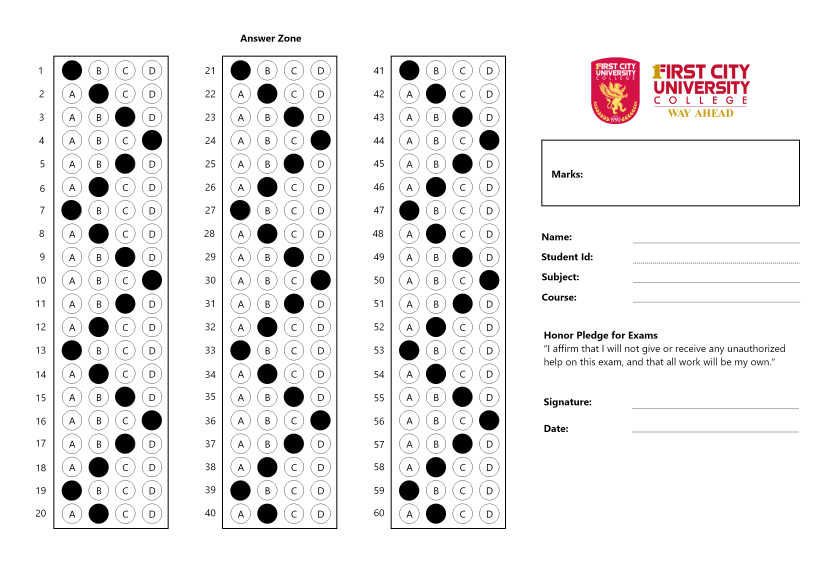
#> input picture OMR.png, 2480 x 1754 px (shown at 1/3 size)
$ python Test_Long_3.py
#> lines starting #> are read from the running program, lines starting #| are printed output that depends on the picture; after the words box and inside, x2 and y2 are one past the last pixel; in counts of white or black regions, pixels touching at a corner belong together
### utility_long.py
import cv2
import numpy as np

# 1. STACK ALL THE IMAGES IN ONE WINDOW (FIXED LOGIC)
def stackImages(imgArray,scale,lables=[]):
    rows = len(imgArray)
    cols = len(imgArray[0])
    rowsAvailable = isinstance(imgArray[0], list)
    width = imgArray[0][0].shape[1]
    height = imgArray[0][0].shape[0]
    if rowsAvailable:
        for x in range ( 0, rows):
            for y in range(0, cols):
                imgArray[x][y] = cv2.resize(imgArray[x][y], (0, 0), None, scale, scale)
                if len(imgArray[x][y].shape) == 2: imgArray[x][y]= cv2.cvtColor( imgArray[x][y], cv2.COLOR_GRAY2BGR)
        imageBlank = np.zeros((height, width, 3), np.uint8)
        hor = [imageBlank]*rows
        hor_con = [imageBlank]*rows
        for x in range(0, rows):
            hor[x] = np.hstack(imgArray[x])
            hor_con[x] = np.concatenate(imgArray[x])
        ver = np.vstack(hor)
        ver_con = np.concatenate(hor)
    else:
        for x in range(0, rows):
            imgArray[x] = cv2.resize(imgArray[x], (0, 0), None, scale, scale)
            if len(imgArray[x].shape) == 2: imgArray[x] = cv2.cvtColor(imgArray[x], cv2.COLOR_GRAY2BGR)
        hor= np.hstack(imgArray)
        hor_con= np.concatenate(imgArray)
        ver = hor
    if len(lables) != 0:
        eachImgWidth= int(ver.shape[1] / cols)
        eachImgHeight = int(ver.shape[0] / rows)
        #print(eachImgHeight)
        for d in range(0, rows):
            for c in range (0,cols):
                cv2.rectangle(ver,(c*eachImgWidth,eachImgHeight*d),(c*eachImgWidth+len(lables[d][c])*13+27,30+eachImgHeight*d),(255,255,255),cv2.FILLED)
                cv2.putText(ver,lables[d][c],(eachImgWidth*c+10,eachImgHeight*d+20),cv2.FONT_HERSHEY_COMPLEX,0.7,(255,0,255),2)
    return ver

# 2. IDENTIFY RECTANGLE CONTOURS
def rectContour(contours):

    rectCon = []     #CREATE NEW LIST
    max_area = 0

    # 2.1. LOOP THROUGH ALL CONTOURS
    for i in contours:
        area = cv2.contourArea(i)
        # print(area) # CHECK CONTOUR AREA

        if area > 50:
            peri = cv2.arcLength(i, True)
            approx = cv2.approxPolyDP(i, 0.02 * peri, True)
            # print("Corner Points: ", len(approx))
            if len(approx) == 4:
                # print(i)
                rectCon.append(i)
                # print(rectCon)
    # 2.2. REORDER AND SORT RECTCON, BASED ON OMR FORM
    rectCon = sorted(rectCon, key=cv2.contourArea,reverse=True) # reverse=True, sort in descending order (biggest to smallest)
    # print(len(rectCon))
    return rectCon

# 3. TBA
def reorder(myPoints):
    myPoints = myPoints.reshape((4, 2)) # REMOVE EXTRA BRACKET
    myPointsNew = np.zeros((4, 1, 2), np.int32) # NEW MATRIX WITH ARRANGED POINTS
    add = myPoints.sum(1)
    # print(myPoints)
    # print(add)
    myPointsNew[0] = myPoints[np.argmin(add)]  #[0,0]
    # print(np.argmax(add))
    myPointsNew[3] =myPoints[np.argmax(add)]   #[w,h]
    diff = np.diff(myPoints, axis=1)
    myPointsNew[1] =myPoints[np.argmin(diff)]  #[w,0]
    myPointsNew[2] = myPoints[np.argmax(diff)] #[h,0]
    # print(diff)
    return myPointsNew

# 4. SPLIT BUBBLES VERTICALLY INSIDE OF ANSWER ZONE
def splitBoxes(img):

    rows = np.vsplit(img,20)     # 10, because there is 10 rows
    cv2.imshow("Split",rows[0])

    # Split bubbles horizontally
    boxes=[]
    for r in rows:
        cols= np.hsplit(r,4)   # 4, because there is 4 questions per column
        for box in cols:
            boxes.append(box)
            cv2.imshow("Split",box)
    return boxes

# 5. GET CORNER POINTS OF CONTOUR
def getCornerPoints(cont):
    peri = cv2.arcLength(cont, True) # LENGTH OF CONTOUR
    approx = cv2.approxPolyDP(cont, 0.02 * peri, True) # APPROXIMATE THE POLY TO GET CORNER POINTS
    return approx

# 6. DISPLAY ANSWERS
# def showAnswers(img,myIndex,grading,ans,questions=5,choices=5): # (PREDEFINED)
def showAnswers(img,myIndex,grading,ans,questions,choices):

    # SIMULATE A 5*5 shape (based on answer zone)
    sectWidth = int(img.shape[1]/questions)
    sectHeight = int(img.shape[0]/choices)

    for x in range(0,questions):
        myAns = myIndex[x]

        # [5 lines of commented-out code are left out]

        cY = ((x * sectHeight)//5)+30

        if grading[x]==1:          # LOGIC: 1 correct answer, 0 wrong answer
            if myAns == 0:
                cX = (myAns * sectWidth) + sectWidth // 2 + 50  # DEFAULT FORMAT
                # cY = (x * sectWidth) +20
            elif myAns == 1:
                cX = (myAns * sectWidth) + sectWidth // 2 + 120  # DEFAULT FORMAT
                # cY = (x * sectWidth)+50
            elif myAns == 2:
                cX = (myAns * sectWidth) + sectWidth // 2 + 200  # DEFAULT FORMAT
                # cY = (x * sectWidth)+100
            elif myAns == 3:
                cX = (myAns * sectWidth) + sectWidth // 2 + 270  # DEFAULT FORMAT
                # cY = (x * sectWidth)+150

            myColor = (0,255,0)     # GREEN
            cv2.circle(img,(cX,cY),10,myColor,cv2.FILLED)  # Fill correct answer in GREEN

        elif grading[x]==0:
            if myAns == 0:
                cX = (myAns * sectWidth) + sectWidth // 2 + 50    #DEFAULT FORMAT
            elif myAns == 1:
                cX = (myAns * sectWidth) + sectWidth // 2 + 120    #DEFAULT FORMAT
            elif myAns == 2:
                cX = (myAns * sectWidth) + sectWidth // 2 + 200   #DEFAULT FORMAT
            elif myAns == 3:
                cX = (myAns * sectWidth) + sectWidth // 2 + 270   #DEFAULT FORMAT

            myColor = (123, 24, 24)  # BLUE
            cv2.circle(img, (cX, cY), 10, myColor, cv2.FILLED)  # Fill correct answer in BLUE

            correctAns = ans[x]
            if correctAns== 0:
                cX = (correctAns * sectWidth) + sectWidth // 2 + 50  # DEFAULT FORMAT
            elif correctAns== 1:
                cX = (correctAns* sectWidth) + sectWidth // 2 + 120  # DEFAULT FORMAT
            elif correctAns == 2:
                cX = (correctAns* sectWidth) + sectWidth // 2 + 200  # DEFAULT FORMAT
            elif correctAns == 3:
                cX = (correctAns* sectWidth) + sectWidth // 2 + 270  # DEFAULT FORMAT
            myColor = (0,255,0)     # GREEN
            cv2.circle(img, (cX, cY), 10, myColor, cv2.FILLED)  # Fill correct answer in GREEN


    cv2.imshow("Show Answers",img)
    return img

### Test_Long_3.py
import cv2
import numpy as np
from PIL import Image

# IMPORT FUNCTIONS FROM utility_long FILE
import utility_long

#########IMAGE#########
# path="sample.jpg"
# path="Resources/OMR_Custom_Shaded_1.png"
path= "OMR.png"
# ADJUST HERE TO IMRPOVE CLARITY 600:800, 3:4
widthImg=800
heightImg=1000
#########IMAGE#########

##OMR QUESTION FORMAT##
questions=20
choices=4
ans = [0,1,2,3,2,1,0,1,2,3,2,1,0,1,2,3,2,1,0,1]

##OMR QUESTION FORMAT##

# RETRIEVE IMAGE
img=cv2.imread(path)
#> img is the input picture: shape (1754, 2480, 3); mean B, G, R 236.2, 236.1, 237.6

# PREPROCESSING
img=cv2.resize(img,(widthImg,heightImg))
#> img: shape (1000, 800, 3)
imgContours=img.copy()
imgFinal=img.copy()
imgBiggestContours=img.copy()
imgGray=cv2.cvtColor(img,cv2.COLOR_BGR2GRAY)
imgBlur=cv2.GaussianBlur(imgGray,(5,5),1)
imgCanny=cv2.Canny(imgBlur,10,50)
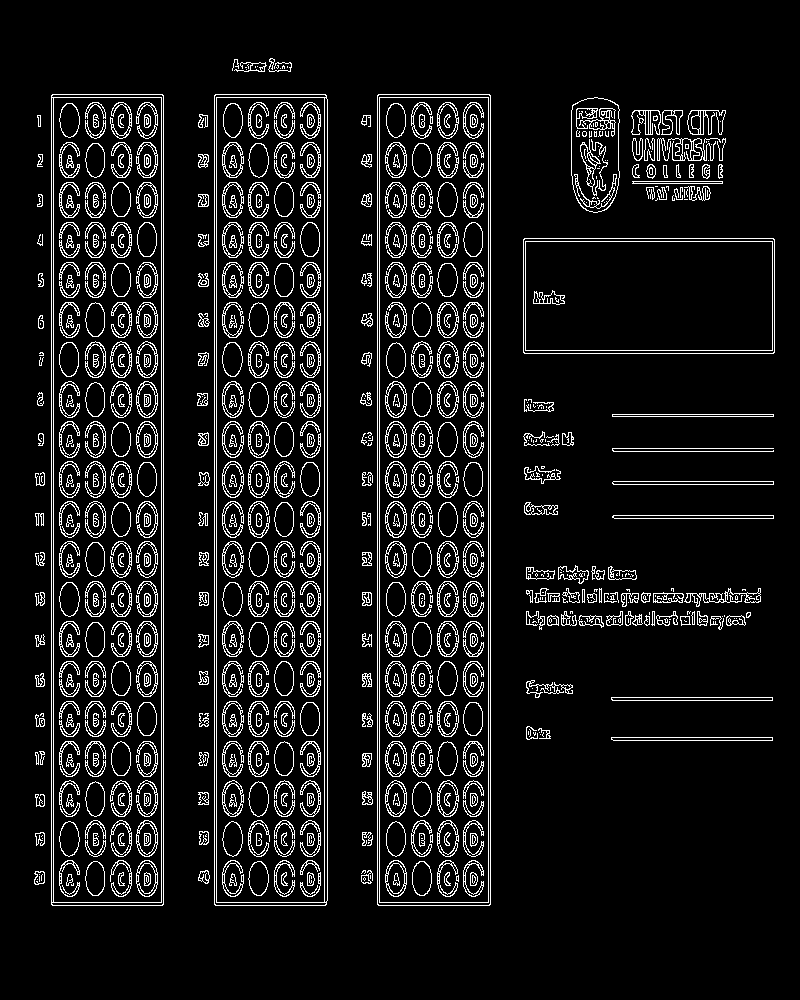
#> imgCanny: shape (1000, 800); 9.1% white in thin lines or dots, all inside (x1, y1, x2, y2) = (34, 58, 775, 906)

# FIND ALL CONTOURS
contours, hierarchy = cv2.findContours(imgCanny,cv2.RETR_EXTERNAL,cv2.CHAIN_APPROX_NONE)
#> contours = 240 contours, 138 with area under 20; largest, box (x1, y1, x2, y2) and area: (377, 94, 491, 906) 91641, (214, 94, 328, 906) 91632, (51, 94, 164, 906) 90830, (523, 238, 775, 354) 28863, (571, 97, 620, 213) 4909

# DISPLAY CONTOURS, -1 means all index,RGB Green Colour(0,255,0),thickness=10
cv2.drawContours(imgContours,contours,-1,(0,255,0),10)
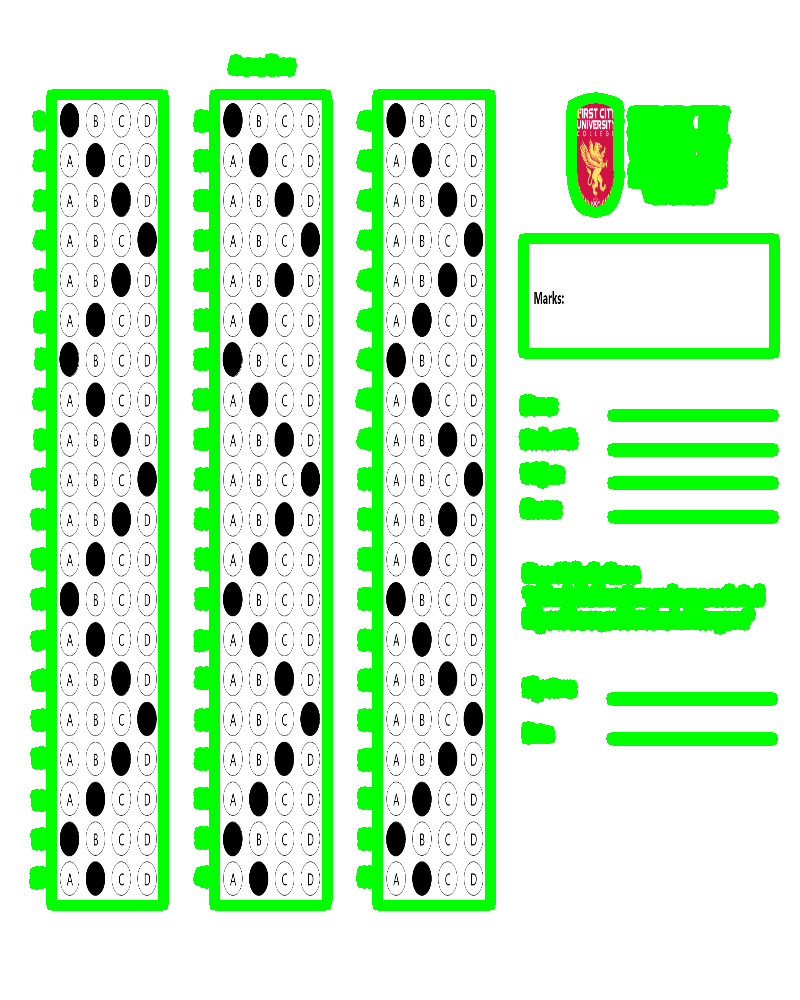
#> imgContours: shape (1000, 800, 3); mean B, G, R 198.4, 241.2, 198.9

# FIND RECTANGLES
rectCon=utility_long.rectContour(contours)
#> the loop in rectContour, `for i in contours:` made 240 passes
#> (area, peri, approx) on passes 20, 33, 108, 114, 145, 175, 196: (481.5, 327.4, [[611, 737], [772, 740]]), (482.5, 327.4, [[611, 697], [772, 700]]), (481, 326.8, [[612, 516], [773, 518]]), (482, 326.8, [[612, 482], [773, 484]]), (322, 326, [[612, 414], [773, 416]]), (28863, 729.7, [[523, 239], [524, 353], [774, 352], [773, 238]]), (179, 184.8, [[632, 181], [722, 183]])
#> after the loop in rectContour, `for i in contours:`: rectCon = 4 contours; box (x1, y1, x2, y2) and area: (377, 94, 491, 906) 91641, (214, 94, 328, 906) 91632, (51, 94, 164, 906) 90830, (523, 238, 775, 354) 28863

#BIGGEST CONTOUR (BUBBLE)
# FROM LEFT TO RIGHT[2],[1],[0]
biggestContour=utility_long.getCornerPoints(rectCon[0])
#> in getCornerPoints, `peri = cv2.arcLength(cont, True)`: peri = 1845.7
#> in getCornerPoints, `approx = cv2.approxPolyDP(cont, 0.02 * peri, True)`: approx = [[378, 94], [377, 904], [489, 905], [490, 95]]
#> biggestContour = [[378, 94], [377, 904], [489, 905], [490, 95]]
# print(biggestContour.shape)
#2nd BIGGEST CONTOUR (RESULT ZONE)
gradePoints= utility_long.getCornerPoints(rectCon[3])
#> gradePoints = [[523, 239], [524, 353], [774, 352], [773, 238]]

#LOCATE BUBBLE and RESULT ZONE
if biggestContour.size!=0 and gradePoints.size!=0:
    cv2.drawContours(imgBiggestContours,biggestContour,-1,(0,255,0),20)
    cv2.drawContours(imgBiggestContours,gradePoints,-1,(255,0,0),20)
    biggestContour=utility_long.reorder(biggestContour)
#> in reorder, `myPoints = myPoints.reshape((4, 2))`: myPoints = [[378, 94], [377, 904], [489, 905], [490, 95]]
#> in reorder, `add = myPoints.sum(1)`: add = [472, 1281, 1394, 585]
#> in reorder, `diff = np.diff(myPoints, axis=1)`: diff = [-284, 527, 416, -395]
#> biggestContour = [[378, 94], [490, 95], [377, 904], [489, 905]]
    gradePoints=utility_long.reorder(gradePoints)
#> gradePoints = [[523, 239], [773, 238], [524, 353], [774, 352]]

    # 1. BIRDS EYE VIEW: BUBBLE ZONE
    pt1=np.float32(biggestContour)
#> pt1 = [[378, 94], [490, 95], [377, 904], [489, 905]]
    pt2=np.float32([[0,0],[widthImg,0],[0,heightImg],[widthImg,heightImg]])
    matrix=cv2.getPerspectiveTransform(pt1,pt2)
#> matrix = [[7.14, 0.00882, -2700.8], [-0.011, 1.23, -111.9], [-7.6e-19, -1.76e-19, 1]]
    imgWarpColored=cv2.warpPerspective(img,matrix,(widthImg,heightImg))
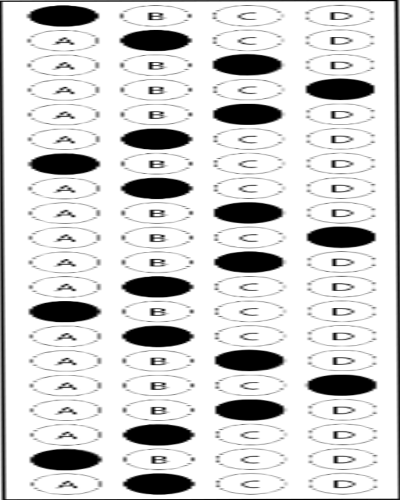
#> imgWarpColored: shape (1000, 800, 3) (shown at 1/2 size); min 0, max 255, mean 211.6
    # cv2.imshow("Bubble Zone",imgWarpColored)

    # 2. BIRDS EYE VIEW: GRADE ZONE
    ptGrade1=np.float32(gradePoints)
#> ptGrade1 = [[523, 239], [773, 238], [524, 353], [774, 352]]
    ptGrade2=np.float32([[0,0],[325,0],[0,150],[325,150]])
    matrixGrade=cv2.getPerspectiveTransform(ptGrade1,ptGrade2)
#> matrixGrade = [[1.3, -0.0114, -677.2], [0.00526, 1.32, -317.2], [7.43e-19, -3.84e-18, 1]]
    imgGradeDisplay=cv2.warpPerspective(img,matrixGrade,(325,150))
    # cv2.imshow("Grade",imgGradeDisplay)

    #3. APPLY THRESHOLD
    imgWarpGray = cv2.cvtColor(imgWarpColored,cv2.COLOR_BGR2GRAY)
    # 170 determines the intensity of the shaded region
    imgThresh =cv2.threshold(imgWarpGray,170,255,cv2.THRESH_BINARY_INV)[1]
#> imgThresh: shape (1000, 800); 18.1% white; 1405 white regions (1164 under 20 px), largest, box (x1, y1, x2, y2) and area: (0, 0, 800, 1000) 19954, (59, 898, 204, 941) 4853, (243, 651, 388, 695) 4835

    # 4. FIND INDIVIDUAL BUBBLES
    boxes = utility_long.splitBoxes(imgThresh)
#> in splitBoxes, `rows = np.vsplit(img,20)`: rows = 20 items
#> the loop in splitBoxes, `for r in rows:` made 20 passes
#> after the loop in splitBoxes, `for r in rows:`: boxes = 80 items
#> boxes = 80 items
    # cv2.imshow("Test",boxes[2])

    # 5. FIND MARK BUBBLES (USE Non-Zero Pixels)
    # print(cv2.countNonZero(boxes[1]),cv2.countNonZero(boxes[2]))

    # 6. GETTING NON-Zero PIXEL VALUES OF EACH BUBBLE
    myPixelValue=np.zeros((questions,choices))
    countCol=0
    countRow=0

    # Loop through all bubbles
    for image in boxes:
        totalPixels=cv2.countNonZero(image)
        # 5x5 array (5 questions and 5 choices)
        myPixelValue[countRow][countCol]=totalPixels
        countCol+=1
        if(countCol==choices):countRow+=1;countCol=0
#> this loop made 80 passes
#> totalPixels on passes 1 to 8: 5422, 1084, 942, 1476, 935, 4678, 379, 1009
#> after the loop, countCol = 0; countRow = 20; myPixelValue = 20 rows, first 6: [5422, 1084, 942, 1476], [935, 4678, 379, 1009], [784, 653, 4799, 973], [826, 597, 408, 5261], [876, 581, 4781, 971], [835, 4776, 365, 975]
    # print(myPixelValue)


    # FINDING INDEX VALUES OF THE MARKING
    # LOGIC: USE THE MAXIMUM VALUE, TO GET THE SHADED BUBBLE
    myIndex = []
    for x in range (0,questions):
        arr= myPixelValue[x]
        print("Q",x,":",arr)
        myIndexVal=np.where(arr==np.amax(arr))
        print("Shaded:",myIndexVal[0])
        myIndex.append(myIndexVal[0][0])
#> this loop made 20 passes
#> (arr, myIndexVal) on passes 1 to 8: ([5422, 1084, 942, 1476], ([0],)), ([935, 4678, 379, 1009], ([1],)), ([784, 653, 4799, 973], ([2],)), ([826, 597, 408, 5261], ([3],)), ([876, 581, 4781, 971], ([2],)), ([835, 4776, 365, 975], ([1],)), ([5206, 579, 385, 952], ([0],)), ([857, 4778, 349, 953], ([1],))
#> (printed output is left out)
#> after the loop, myIndex = [0, 1, 2, 3, 2, 1, 0, 1, 2, 3, 2, 1, 0, 1, 2, 3, 2, 1, 0, 1]
    # print(myIndex)

    # GRADING
    grading=[]
    for x in range (0,questions):
        if ans[x]==myIndex[x]:
            # 1 if answer is correct, 0 if answer is wrong
            grading.append(1)
        else: grading.append(0)
#> after the loop, grading = [1, 1, 1, 1, 1, 1, 1, 1, 1, 1, 1, 1, 1, 1, 1, 1, 1, 1, 1, 1]
    # print(grading)
    score = sum(grading)/questions *100 # FINAL GRADE
#> score = 100
    print(score)
#| 100.0

    #DISPLAY ANSWERS
    imgResults = imgWarpColored.copy()
    imgResults = utility_long.showAnswers(imgResults,myIndex, grading, ans, questions, choices)
#> the loop in showAnswers, `for x in range(0,questions):` made 20 passes
#> (myAns, cX) on passes 1 to 8: (0, 70), (1, 180), (2, 300), (3, 410), (2, 300), (1, 180), (0, 70), (1, 180)

    #DISPLAY ANSWERS (Just shades only)
    imgRawDrawing = np.zeros_like(imgWarpColored)
    imgRawDrawing = utility_long.showAnswers(imgRawDrawing,myIndex,grading,ans,questions,choices)
#> call 2 of showAnswers, with questions = 20, choices = 4
#> the loop in showAnswers (call 2), `for x in range(0,questions):` made 20 passes
#> after the loop in showAnswers (call 2), `for x in range(0,questions):`:
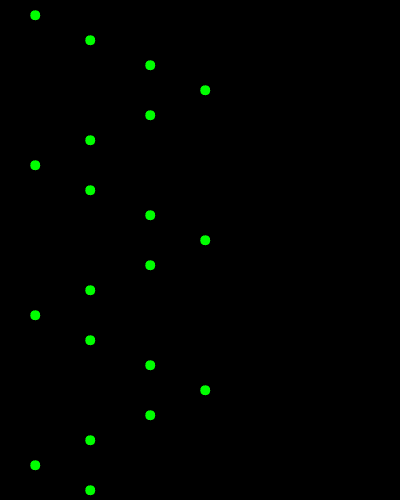
#> img: shape (1000, 800, 3) (shown at 1/2 size); mean B, G, R 0, 2, 0

    #DISPLAY ANSWERS (Based on original image)
    invMatrix = cv2.getPerspectiveTransform(pt2,pt1)
#> invMatrix = [[0.14, -0.001, 378], [0.00125, 0.81, 94], [0, 0, 1]]
    imgInvWarp = cv2.warpPerspective(imgRawDrawing,invMatrix,(widthImg,heightImg))

    #DISPLAY GRADES (Based on original image)
    imgRawGrade = np.zeros_like(imgGradeDisplay)
    cv2.putText(imgRawGrade,str(int(score))+"%",(50,100),cv2.FONT_HERSHEY_COMPLEX,3,(0,255,255),3)
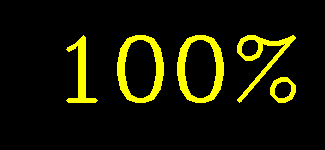
#> imgRawGrade: shape (150, 325, 3); mean of channels 0, 1, 2 0, 21.9, 21.9; drawn as B, G, R
    # cv2.imshow("Grade",imgRawGrade)

    #DISPLAY FINAL RESULTS (Based on original image)
    invMatrixG = cv2.getPerspectiveTransform(ptGrade2,ptGrade1)
#> invMatrixG = [[0.769, 0.00667, 523], [-0.00308, 0.76, 239], [0, 0, 1]]
    imgInvGradeDisplay = cv2.warpPerspective(imgRawGrade, invMatrixG, (widthImg,heightImg))
    imgFinal = cv2.addWeighted(imgFinal,0.8,imgInvWarp,1,0)
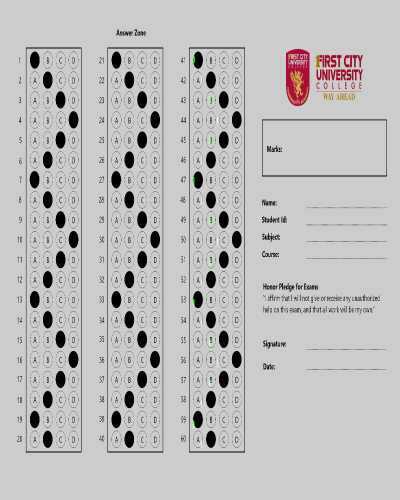
#> imgFinal: shape (1000, 800, 3) (shown at 1/2 size); mean B, G, R 188.9, 188.9, 190
    imgFinal = cv2.addWeighted(imgFinal,1,imgInvGradeDisplay,1,0)

# print(len(biggestContour))
# print(biggestContour)

# BLANK IMAGE DECLARATION
imgBlank=np.zeros_like(img)

# DISPLAY AN ARRAY OF IMAGE
imageArray = ([img,imgGray,imgBlur,imgCanny],
              [imgContours,imgBiggestContours,imgWarpColored,imgThresh],
              [imgResults,imgRawDrawing,imgInvWarp,imgFinal])

labels = [["Original","Gray","Blur","Blur"],
          ["Contours","Biggest Contours","Warp","Threshold"],
          ["Result","Raw","Inverse","Inverse Warp","Final"]
          ]
imgStacked = utility_long.stackImages(imageArray,0.4,labels)
#> in stackImages, `rows = len(imgArray)`: rows = 3
#> in stackImages, `cols = len(imgArray[0])`: cols = 4
#> in stackImages, `rowsAvailable = isinstance(imgArray[0], list)`: rowsAvailable = True
#> in stackImages, `hor = [imageBlank]*rows`: hor = 3 items
#> in stackImages, `eachImgWidth= int(ver.shape[1] / cols)`: eachImgWidth = 320
#> in stackImages, `eachImgHeight = int(ver.shape[0] / rows)`: eachImgHeight = 400
#> after the loop in stackImages, `for d in range(0, rows):`:
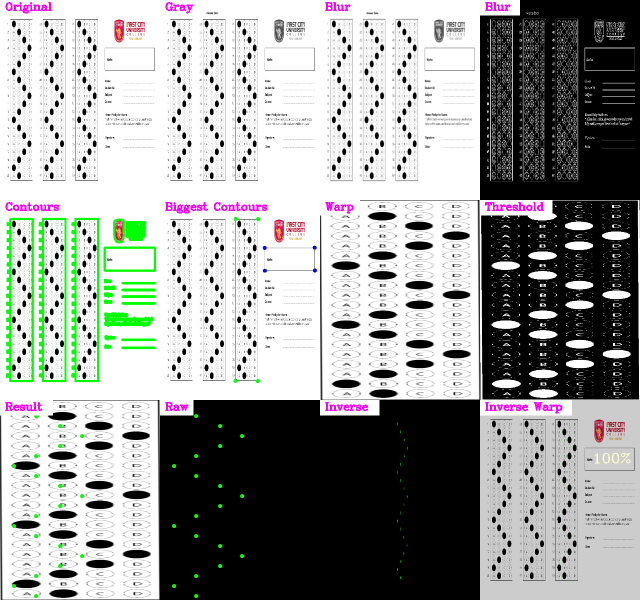
#> ver: shape (1200, 1280, 3) (shown at 1/2 size); mean of channels 0, 1, 2 154.6, 156.8, 154.9; drawn as B, G, R
# DISPLAY FINAL IMAGE
# cv2.imshow("Stacked Images",imgFinal)
# cv2.imwrite("FinalResult.png", imgFinal)
# cv2.imshow("Stacked Images",imgResults)
cv2.imshow("Stacked Images",imgStacked)


# TEST OPENCV OUTPUT: VIEW OUTPUT
# cv2.imshow("Original",img)
cv2.waitKey(0)
